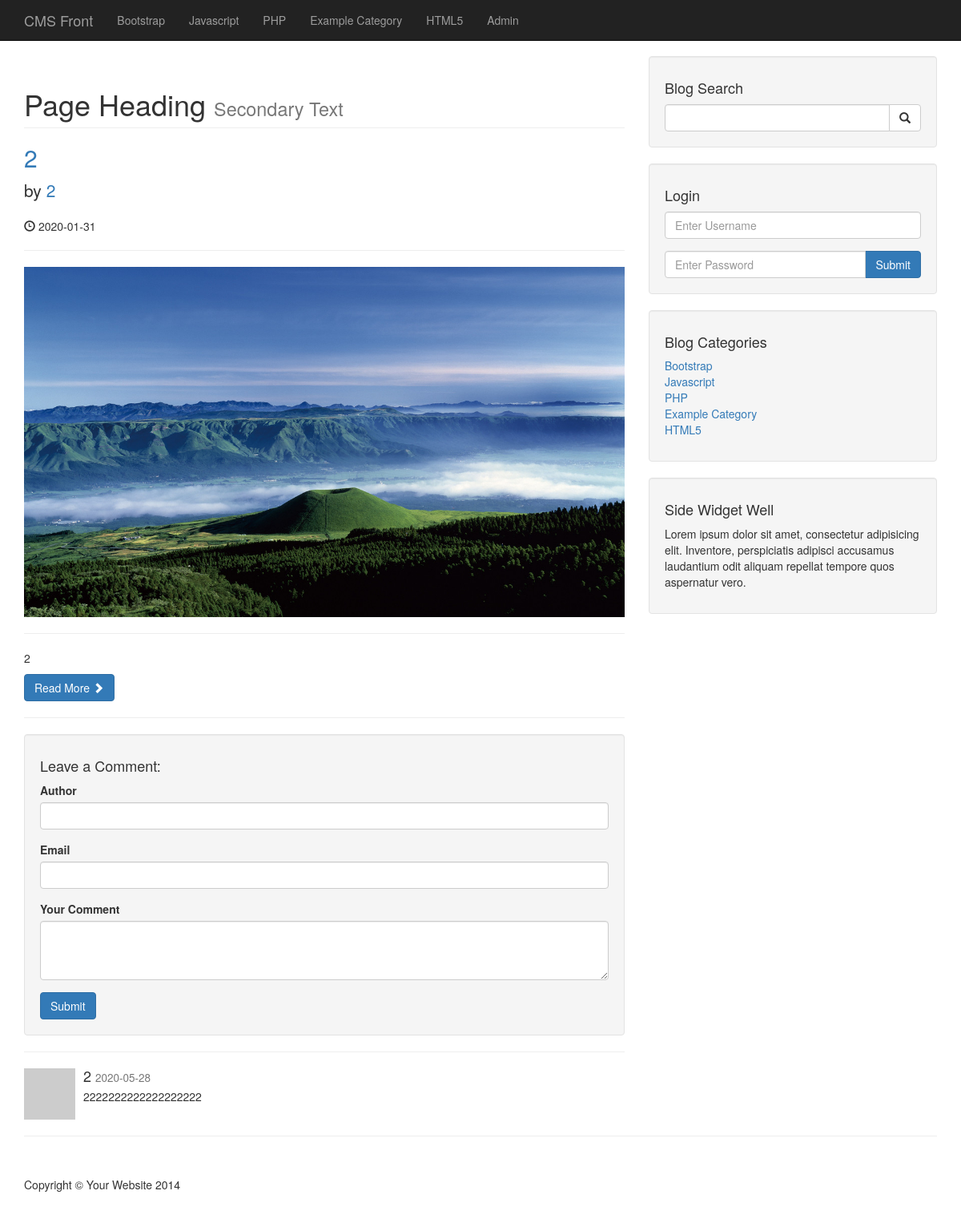
Page /post.php?p_id=13 on the committed database.
### tables this page shows
CREATE TABLE `categories` (
  `cat_id` int(3) NOT NULL,
  `cat_title` varchar(255) NOT NULL
);

CREATE TABLE `posts` (
  `post_id` int(3) NOT NULL,
  `post_category_id` int(3) NOT NULL,
  `post_title` varchar(255) NOT NULL,
  `post_author` varchar(255) NOT NULL,
  `post_date` date NOT NULL,
  `post_image` text NOT NULL,
  `post_content` text NOT NULL,
  `post_tags` varchar(255) NOT NULL,
  `post_comment_count` int(11) NOT NULL,
  `post_status` varchar(255) NOT NULL DEFAULT 'draft'
);

CREATE TABLE `comments` (
  `comment_id` int(3) NOT NULL,
  `comment_post_id` int(3) NOT NULL,
  `comment_author` varchar(255) NOT NULL,
  `comment_email` varchar(255) NOT NULL,
  `comment_content` text NOT NULL,
  `comment_status` varchar(255) NOT NULL,
  `comment_date` date NOT NULL
);

### post.php (the view, shortened to what this page needs)
<?php include "includes/header.php" ?>
<?php include "includes/db.php" ?>
<?php include "includes/navigation.php"?>
<div class="container">
    <div class="row">
        <div class="col-md-8">
            <?php
            if (isset($_GET['p_id'])){
                $the_post_id = $_GET['p_id'];
            }
            $query = "SELECT * FROM posts WHERE post_id = $the_post_id ";
            $select_all_posts_query = mysqli_query($connection,$query);
            while ($row = mysqli_fetch_assoc($select_all_posts_query)){
                $post_title = $row['post_title'];
                $post_author = $row['post_author'];
                $post_date = $row['post_date'];
                $post_image = $row['post_image'];
                $post_content = $row['post_content'];
                ?>
                <h1 class="page-header">
                    Page Heading
                    <small>Secondary Text</small>
                </h1>
                <h2>
                    <a href="#"><?php echo $post_title ?></a>
                </h2>
                <p class="lead">
                    by <a href="index.php"><?php echo $post_author ?></a>
                </p>
                <p><span class="glyphicon glyphicon-time"></span> <?php echo $post_date ?></p>
                <hr>
                <img class="img-responsive" src="images/<?php echo $post_image ?>" alt="">
                <hr>
                <p><?php echo $post_content ?></p>
                <a class="btn btn-primary" href="#">Read More <span class="glyphicon glyphicon-chevron-right"></span></a>
                <hr>
                <?php
            }
            ?>
            <div class="well">
                <h4>Leave a Comment:</h4>
                <form action="" method="post"  role="form">
                    <div class="form-group">
                        <label for="Author">Author</label>
                        <input type="text"  class="form-control" name="comment_author">
                    </div>
                    <div class="form-group">
                        <label for="Email">Email</label>
                        <input type="email"  class="form-control" name="comment_email">
                    </div>
                    <div class="form-group">
                        <label for="comment">Your Comment</label>
                        <textarea name="comment_content" class="form-control" rows="3"></textarea>
                    </div>
                    <button type="submit" name="create_comment" class="btn btn-primary">Submit</button>
                </form>
            </div>
            <hr>
            <?php
                 $query = "SELECT * FROM comments WHERE comment_post_id = {$the_post_id} ";
                 $query .= "AND comment_status = 'approved' ";
                 $query .= "ORDER BY comment_id DESC ";
                 $select_comment_query = mysqli_query($connection, $query);
                 while ($row = mysqli_fetch_array($select_comment_query)){
                     $comment_date = $row['comment_date'];
                     $comment_content = $row['comment_content'];
                     $comment_author = $row['comment_author'];
                        ?>
                    <div class="media">
                        <a class="pull-left" href="#">
                            <img class="media-object" src="http://placehold.it/64x64" alt="">
                        </a>
                        <div class="media-body">
                            <h4 class="media-heading"><?php echo $comment_author; ?>
                                <small><?php echo $comment_date; ?></small>
                            </h4>
                            <?php echo $comment_content; ?>
                        </div>
                    </div>
            <?php } ?>
        </div>
        <?php include "includes/sidebar.php"?>
    </div>
    <hr>
    <?php include "includes/footer.php"?>

### includes/navigation.php (shortened to what this page needs)
<nav class="navbar navbar-inverse navbar-fixed-top" role="navigation">
    <div class="container">
        <div class="navbar-header">
            <a class="navbar-brand" href="index.php">CMS Front</a>
        </div>
        <div class="collapse navbar-collapse" id="bs-example-navbar-collapse-1">
            <ul class="nav navbar-nav">
                <?php
                $query = "SELECT * FROM categories";
                $select_all_categories_query = mysqli_query($connection, $query);
                while ($row = mysqli_fetch_assoc($select_all_categories_query)){
                    $cat_title = $row['cat_title'];
                    echo "<li><a href='#'>{$cat_title}</a></li>";
                }
                ?>
                <li>
                    <a href="admin/index.php">Admin</a>
                </li>
            </ul>
        </div>
    </div>
</nav>

### includes/sidebar.php
<div class="col-md-4">
    <div class="well">
        <h4>Blog Search</h4>
        <form action="search.php" method="post">
            <div class="input-group">
                <input name="search" type="text" class="form-control">
                <span class="input-group-btn">
                    <button name="submit" class="btn btn-default" type="submit">
                        <span class="glyphicon glyphicon-search"></span>
                    </button>
                </span>
            </div>
        </form>
    </div>
    <div class="well">
        <h4>Login</h4>
        <form action="includes/login.php" method="post">
            <div class="form-group">
                <input name="username" type="text" class="form-control" placeholder="Enter Username">
            </div>
            <div class="input-group">
                <input name="password" type="password" class="form-control" placeholder="Enter Password">
                <span class="input-group-btn">
                    <button class="btn btn-primary" name="login" type="submit">Submit</button>
                </span>
            </div>
        </form>
    </div>
    <div class="well">
        <?php
        $query = "SELECT * FROM categories";
        $select_all_categories_sidebar = mysqli_query($connection, $query);
        ?>
        <h4>Blog Categories</h4>
        <div class="row">
            <div class="col-lg-12">
                <ul class="list-unstyled">
                    <?php
                    while ($row =mysqli_fetch_assoc($select_all_categories_sidebar)){
                        $cat_title = $row['cat_title'];
                        $cat_id = $row['cat_id'];
                        echo "<li><a href='category.php?category=$cat_id'>{$cat_title}</a></li>";
                    }
                    ?>
                </ul>
            </div>
        </div>
    </div>
   <?php include "widget.php"  ?>
</div>

### css/blog-home.css (style rules this page uses)
body { padding-top: 70px; }

### rows in the picture
categories: cat_title "Bootstrap"
categories: cat_title "Javascript"
categories: cat_title "PHP"
categories: cat_title "Example Category"
categories: cat_title "HTML5"
posts: post_title "2", post_author "2", post_date "2020-01-31", post_image (picture), post_content "2"
comments: comment_author "2", comment_date "2020-05-28", comment_content "2222222222222222222"
